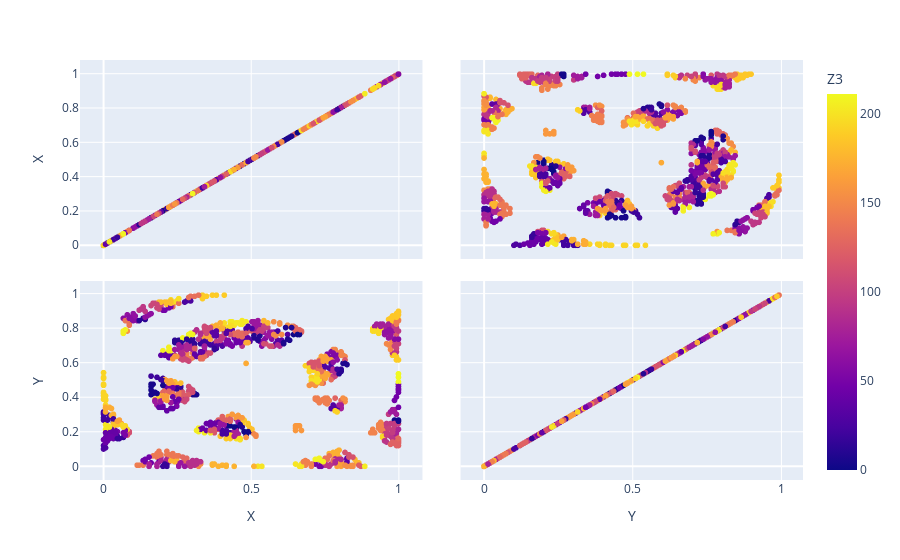

Notebook cell for this chart:
### Code cell
classix_density=Extractor.classix(group_merging_mode='density',minPts=minPts_best_density,radius=radius_best_density,scale=scale_best_density)
classix_density.fit(X_train)
Y_pred_density=classix_density.predict(X_test)

df_pred_density=pd.DataFrame(pd.concat([pd.DataFrame(X_test,columns=['X','Y']),pd.DataFrame(Y_pred_distance,columns=[select_name_Z])],axis=1))
print('Plot of target: ',select_name_Z,'\n')
fig = px.scatter_matrix(df_pred_density,
    dimensions=['X','Y'],
    color=select_name_Z)
fig.show()

### Figure 1 — Plotly figure (JSON) as saved in the notebook; plotly's stock layout.template omitted (floating-point values rounded to 4 significant figures; data arrays with more than 128 entries replaced by an {"elided": "..."} marker saying what was removed)
{"data": [{"dimensions": [{"axis": {"matches": true}, "label": "X", "values": {"elided": "1071 float values"}}, {"axis": {"matches": true}, "label": "Y", "values": {"elided": "1071 float values"}}], "hovertemplate": "%{xaxis.title.text}=%{x}<br>%{yaxis.title.text}=%{y}<br>Z3=%{marker.color}<extra></extra>", "legendgroup": "", "marker": {"color": {"elided": "1071 int values"}, "coloraxis": "coloraxis", "symbol": "circle"}, "name": "", "showlegend": false, "type": "splom"}], "layout": {"coloraxis": {"colorbar": {"title": {"text": "Z3"}}, "colorscale": [[0, "#0d0887"], [0.1111, "#46039f"], [0.2222, "#7201a8"], [0.3333, "#9c179e"], [0.4444, "#bd3786"], [0.5556, "#d8576b"], [0.6667, "#ed7953"], [0.7778, "#fb9f3a"], [0.8889, "#fdca26"], [1, "#f0f921"]]}, "dragmode": "select", "legend": {"tracegroupgap": 0}, "margin": {"t": 60}}}
